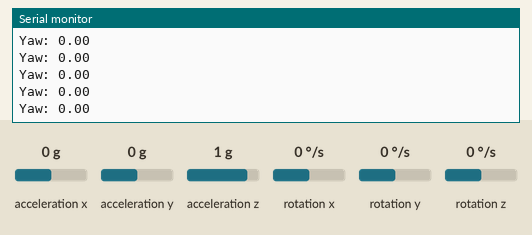
This sketch was run on a simulated Arduino Uno, built with avr-gcc and run on an emulated ATmega328P. Shown: the last lines printed to the serial monitor. The inputs (shaded band) are chosen by the test bench; at power-on: rotation z 0 °/s, acceleration x 0 g, acceleration y 0 g, acceleration z 1 g, rotation x 0 °/s, rotation y 0 °/s.

Above: at 1.2 s.
1.3 s: rotation z set to -192 °/s
At 2.0 s:
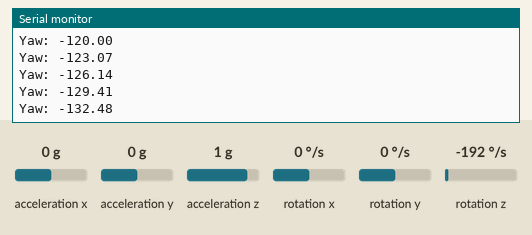
2.8 s: rotation z set to -100 °/s
At 3.6 s:
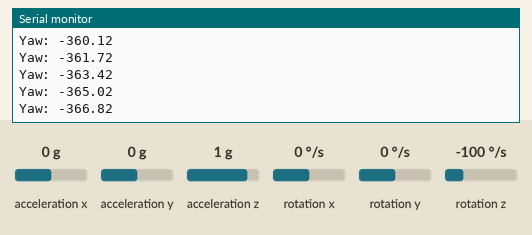
Timing chart, 0 to 5.8 s (numbered marks = the images above; inputs shaded):
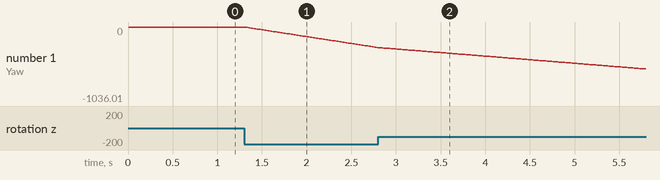

Measured:
- after the input at 1.3 s, the serial monitor: prints a new line at once (image 1)
- plotted number 1: 0 → -287.62 after the input at 1.3 s

The sketch:

MPU9250.ino
```cpp
#include <Wire.h>
#include <MPU9250.h>

MPU9250 mpu;
unsigned long previousTime = 0;
float yawAngle = 0.0;

void setup() {
  Serial.begin(115200);
  Wire.begin();

  if (!mpu.setup(0x68)) {  // Change to 0x69 if needed
    Serial.println("MPU9250 connection failed");
    while (1);
  }

  // Initialize timer
  previousTime = millis();
}

void loop() {
  mpu.update();

  // Get gyroscope values in degrees per second
  float gX = mpu.getGyroX();
  float gY = mpu.getGyroY();
  float gZ = mpu.getGyroZ();

  // Calculate time difference
  unsigned long currentTime = millis();
  float deltaTime = (currentTime - previousTime) / 1000.0;
  previousTime = currentTime;

  // Integrate gyroscope z-axis to get yaw angle
  yawAngle += gZ * deltaTime;

  // Print yaw angle
  Serial.print("Yaw: ");
  Serial.println(yawAngle);

  delay(10);
}
```
